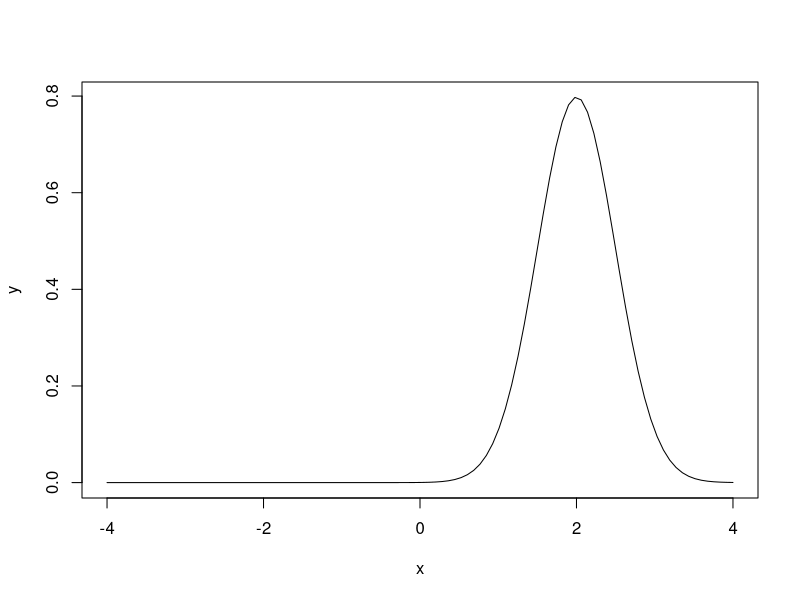
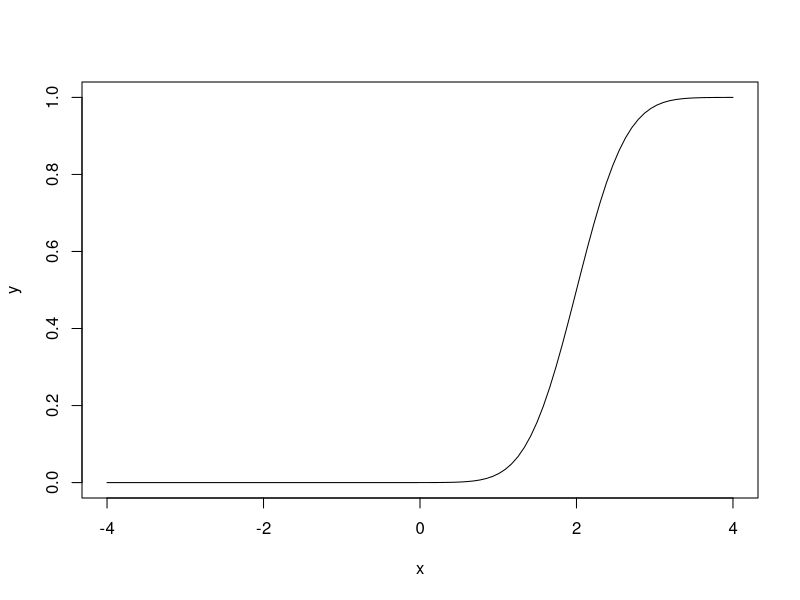
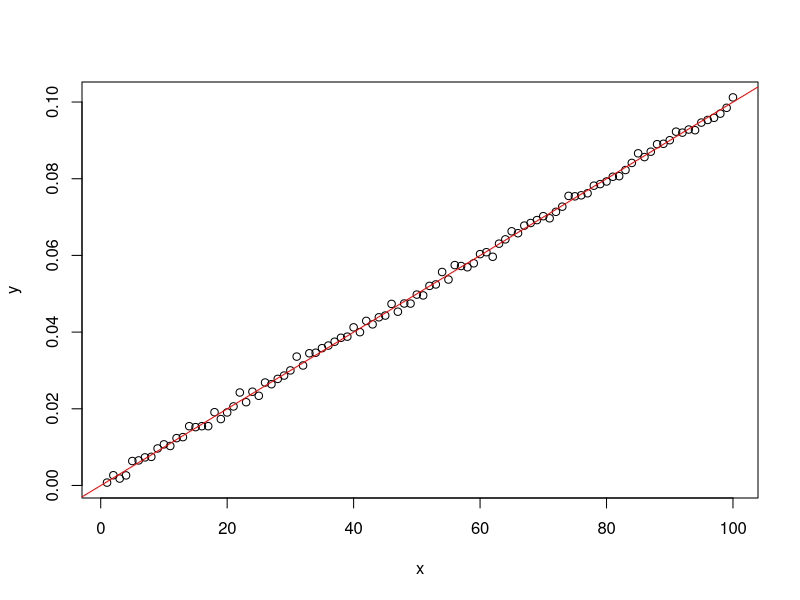
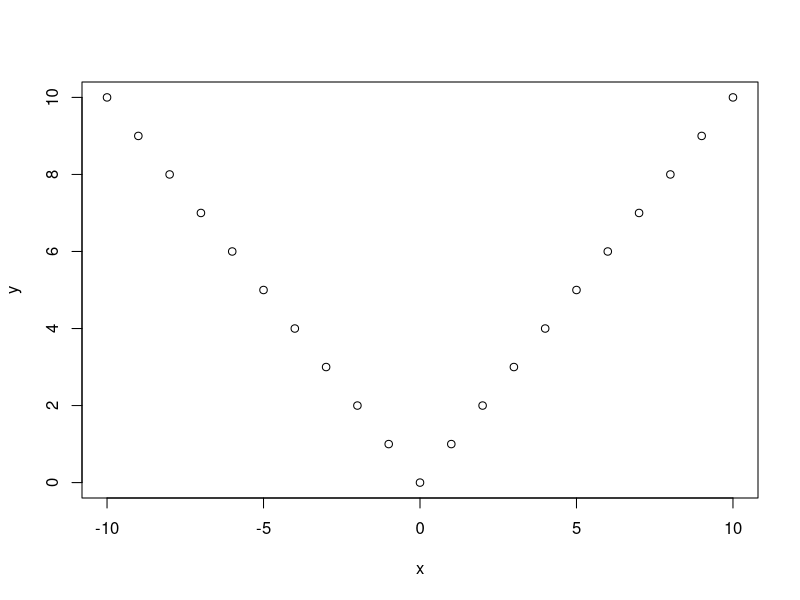

The R source for these figures, in order:
## ---- chunk 1
x <- seq(-4, 4, length=100)
y <- dnorm(x, mean=2, sd=0.5)
plot(x, y, type="l")
## ---- chunk 2
x <- seq(-4, 4, length=100)
y <- pnorm(x, mean=2, sd=0.5)
plot(x, y, type="l")
## ---- chunk 3
qnorm(0.025)
qnorm(0.5)
qnorm(0.975)
## ---- chunk 4
rnorm(10)
## ---- chunk 5
x <- seq(1, 100)
y <- 0.001 * x + rnorm(100, 0, 1e-3)
plot(x, y)
abline(0, 0.001, col='red')
cor(x, y)

## ---- chunk 6
x <- seq(-10, 10)
y <- abs(x)
cov(x, y)
cor(x, y)
plot(x, y)
